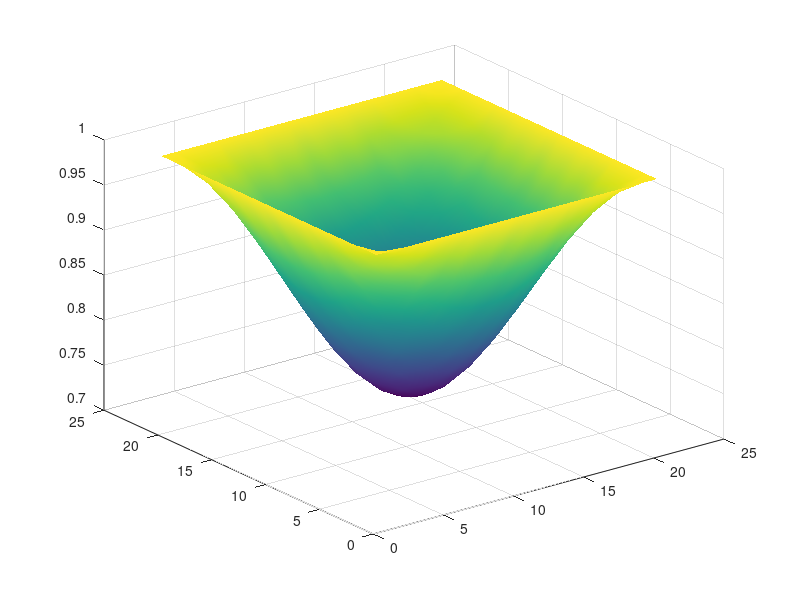

MATLAB code for this plot: (Note: this script raises an error after producing the figure.)
% Auto-generated MATLAB script
field = [ ...
    1.00000000E+00   1.00000000E+00   1.00000000E+00   1.00000000E+00   1.00000000E+00   1.00000000E+00   1.00000000E+00   1.00000000E+00   1.00000000E+00   1.00000000E+00   1.00000000E+00   1.00000000E+00   1.00000000E+00   1.00000000E+00   1.00000000E+00   1.00000000E+00   1.00000000E+00   1.00000000E+00   1.00000000E+00   1.00000000E+00   1.00000000E+00; ...
    1.00000000E+00   9.93831962E-01   9.87817355E-01   9.82101951E-01   9.76831316E-01   9.72128915E-01   9.68117991E-01   9.64887668E-01   9.62527060E-01   9.61082670E-01   9.60601273E-01   9.61082670E-01   9.62527060E-01   9.64887668E-01   9.68117991E-01   9.72128915E-01   9.76831316E-01   9.82101951E-01   9.87817355E-01   9.93831962E-01   1.00000000E+00; ...
    1.00000000E+00   9.87817355E-01   9.75934031E-01   9.64649114E-01   9.54231880E-01   9.44951114E-01   9.37019324E-01   9.30648735E-01   9.25974839E-01   9.23133380E-01   9.22170586E-01   9.23133380E-01   9.25974839E-01   9.30648735E-01   9.37019324E-01   9.44951114E-01   9.54231880E-01   9.64649114E-01   9.75934031E-01   9.87817355E-01   1.00000000E+00; ...
    1.00000000E+00   9.82101951E-01   9.64649114E-01   9.48064494E-01   9.32770471E-01   9.19125327E-01   9.07486657E-01   8.98113103E-01   8.91263221E-01   8.87071986E-01   8.85675087E-01   8.87071986E-01   8.91263221E-01   8.98113103E-01   9.07486657E-01   9.19125327E-01   9.32770471E-01   9.48064494E-01   9.64649114E-01   9.82101951E-01   1.00000000E+00; ...
    1.00000000E+00   9.76831316E-01   9.54231880E-01   9.32770471E-01   9.12959219E-01   8.95309255E-01   8.80224767E-01   8.68109310E-01   8.59220615E-01   8.53816778E-01   8.51985774E-01   8.53816778E-01   8.59220615E-01   8.68109310E-01   8.80224767E-01   8.95309255E-01   9.12959219E-01   9.32770471E-01   9.54231880E-01   9.76831316E-01   1.00000000E+00; ...
    1.00000000E+00   9.72128915E-01   9.44951114E-01   9.19125327E-01   8.95309255E-01   8.74060866E-01   8.55936955E-01   8.41340351E-01   8.30673600E-01   8.24146975E-01   8.21971682E-01   8.24146975E-01   8.30673600E-01   8.41340351E-01   8.55936955E-01   8.74060866E-01   8.95309255E-01   9.19125327E-01   9.44951114E-01   9.72128915E-01   1.00000000E+00; ...
    1.00000000E+00   9.68117991E-01   9.37019324E-01   9.07486657E-01   8.80224767E-01   8.55936955E-01   8.35179488E-01   8.18507604E-01   8.06276060E-01   7.98839911E-01   7.96320328E-01   7.98839911E-01   8.06276060E-01   8.18507604E-01   8.35179488E-01   8.55936955E-01   8.80224767E-01   9.07486657E-01   9.37019324E-01   9.68117991E-01   1.00000000E+00; ...
    1.00000000E+00   9.64887668E-01   9.30648735E-01   8.98113103E-01   8.68109310E-01   8.41340351E-01   8.18507604E-01   8.00118651E-01   7.86680522E-01   7.78458230E-01   7.75717740E-01   7.78458230E-01   7.86680522E-01   8.00118651E-01   8.18507604E-01   8.41340351E-01   8.68109310E-01   8.98113103E-01   9.30648735E-01   9.64887668E-01   1.00000000E+00; ...
    1.00000000E+00   9.62527060E-01   9.25974839E-01   8.91263221E-01   8.59220615E-01   8.30673600E-01   8.06276060E-01   7.86680522E-01   7.72304042E-01   7.63563841E-01   7.60602444E-01   7.63563841E-01   7.72304042E-01   7.86680522E-01   8.06276060E-01   8.30673600E-01   8.59220615E-01   8.91263221E-01   9.25974839E-01   9.62527060E-01   1.00000000E+00; ...
    1.00000000E+00   9.61082670E-01   9.23133380E-01   8.87071986E-01   8.53816778E-01   8.24146975E-01   7.98839911E-01   7.78458230E-01   7.63563841E-01   7.54450549E-01   7.51413062E-01   7.54450549E-01   7.63563841E-01   7.78458230E-01   7.98839911E-01   8.24146975E-01   8.53816778E-01   8.87071986E-01   9.23133380E-01   9.61082670E-01   1.00000000E+00; ...
    1.00000000E+00   9.60601273E-01   9.22170586E-01   8.85675087E-01   8.51985774E-01   8.21971682E-01   7.96320328E-01   7.75717740E-01   7.60602444E-01   7.51413062E-01   7.48299485E-01   7.51413062E-01   7.60602444E-01   7.75717740E-01   7.96320328E-01   8.21971682E-01   8.51985774E-01   8.85675087E-01   9.22170586E-01   9.60601273E-01   1.00000000E+00; ...
    1.00000000E+00   9.61082670E-01   9.23133380E-01   8.87071986E-01   8.53816778E-01   8.24146975E-01   7.98839911E-01   7.78458230E-01   7.63563841E-01   7.54450549E-01   7.51413062E-01   7.54450549E-01   7.63563841E-01   7.78458230E-01   7.98839911E-01   8.24146975E-01   8.53816778E-01   8.87071986E-01   9.23133380E-01   9.61082670E-01   1.00000000E+00; ...
    1.00000000E+00   9.62527060E-01   9.25974839E-01   8.91263221E-01   8.59220615E-01   8.30673600E-01   8.06276060E-01   7.86680522E-01   7.72304042E-01   7.63563841E-01   7.60602444E-01   7.63563841E-01   7.72304042E-01   7.86680522E-01   8.06276060E-01   8.30673600E-01   8.59220615E-01   8.91263221E-01   9.25974839E-01   9.62527060E-01   1.00000000E+00; ...
    1.00000000E+00   9.64887668E-01   9.30648735E-01   8.98113103E-01   8.68109310E-01   8.41340351E-01   8.18507604E-01   8.00118651E-01   7.86680522E-01   7.78458230E-01   7.75717740E-01   7.78458230E-01   7.86680522E-01   8.00118651E-01   8.18507604E-01   8.41340351E-01   8.68109310E-01   8.98113103E-01   9.30648735E-01   9.64887668E-01   1.00000000E+00; ...
    1.00000000E+00   9.68117991E-01   9.37019324E-01   9.07486657E-01   8.80224767E-01   8.55936955E-01   8.35179488E-01   8.18507604E-01   8.06276060E-01   7.98839911E-01   7.96320328E-01   7.98839911E-01   8.06276060E-01   8.18507604E-01   8.35179488E-01   8.55936955E-01   8.80224767E-01   9.07486657E-01   9.37019324E-01   9.68117991E-01   1.00000000E+00; ...
    1.00000000E+00   9.72128915E-01   9.44951114E-01   9.19125327E-01   8.95309255E-01   8.74060866E-01   8.55936955E-01   8.41340351E-01   8.30673600E-01   8.24146975E-01   8.21971682E-01   8.24146975E-01   8.30673600E-01   8.41340351E-01   8.55936955E-01   8.74060866E-01   8.95309255E-01   9.19125327E-01   9.44951114E-01   9.72128915E-01   1.00000000E+00; ...
    1.00000000E+00   9.76831316E-01   9.54231880E-01   9.32770471E-01   9.12959219E-01   8.95309255E-01   8.80224767E-01   8.68109310E-01   8.59220615E-01   8.53816778E-01   8.51985774E-01   8.53816778E-01   8.59220615E-01   8.68109310E-01   8.80224767E-01   8.95309255E-01   9.12959219E-01   9.32770471E-01   9.54231880E-01   9.76831316E-01   1.00000000E+00; ...
    1.00000000E+00   9.82101951E-01   9.64649114E-01   9.48064494E-01   9.32770471E-01   9.19125327E-01   9.07486657E-01   8.98113103E-01   8.91263221E-01   8.87071986E-01   8.85675087E-01   8.87071986E-01   8.91263221E-01   8.98113103E-01   9.07486657E-01   9.19125327E-01   9.32770471E-01   9.48064494E-01   9.64649114E-01   9.82101951E-01   1.00000000E+00; ...
    1.00000000E+00   9.87817355E-01   9.75934031E-01   9.64649114E-01   9.54231880E-01   9.44951114E-01   9.37019324E-01   9.30648735E-01   9.25974839E-01   9.23133380E-01   9.22170586E-01   9.23133380E-01   9.25974839E-01   9.30648735E-01   9.37019324E-01   9.44951114E-01   9.54231880E-01   9.64649114E-01   9.75934031E-01   9.87817355E-01   1.00000000E+00; ...
    1.00000000E+00   9.93831962E-01   9.87817355E-01   9.82101951E-01   9.76831316E-01   9.72128915E-01   9.68117991E-01   9.64887668E-01   9.62527060E-01   9.61082670E-01   9.60601273E-01   9.61082670E-01   9.62527060E-01   9.64887668E-01   9.68117991E-01   9.72128915E-01   9.76831316E-01   9.82101951E-01   9.87817355E-01   9.93831962E-01   1.00000000E+00; ...
    1.00000000E+00   1.00000000E+00   1.00000000E+00   1.00000000E+00   1.00000000E+00   1.00000000E+00   1.00000000E+00   1.00000000E+00   1.00000000E+00   1.00000000E+00   1.00000000E+00   1.00000000E+00   1.00000000E+00   1.00000000E+00   1.00000000E+00   1.00000000E+00   1.00000000E+00   1.00000000E+00   1.00000000E+00   1.00000000E+00   1.00000000E+00 ];

% Surface plot (auto-generated)
[ny, nx] = size(field);
[X, Y] = meshgrid(1:nx, 1:ny);
fig = figure('Color','w');
ax = axes('Parent', fig);
h = surf(ax, X, Y, field);
shading(ax, 'interp');
colormap(ax, parula);
cb = colorbar(ax);
cb.Label.String = 'field value';
grid(ax, 'on');
box(ax, 'on');
axis(ax, 'tight');
view(ax, 45, 30);
xlabel(ax, 'i (x index)');
ylabel(ax, 'j (y index)');
zlabel(ax, 'field');
title(ax, sprintf('field (%d x %d)', ny, nx));
set(ax, 'FontSize', 12, 'LineWidth', 1);
set(h, 'EdgeColor', 'k');
drawnow;
